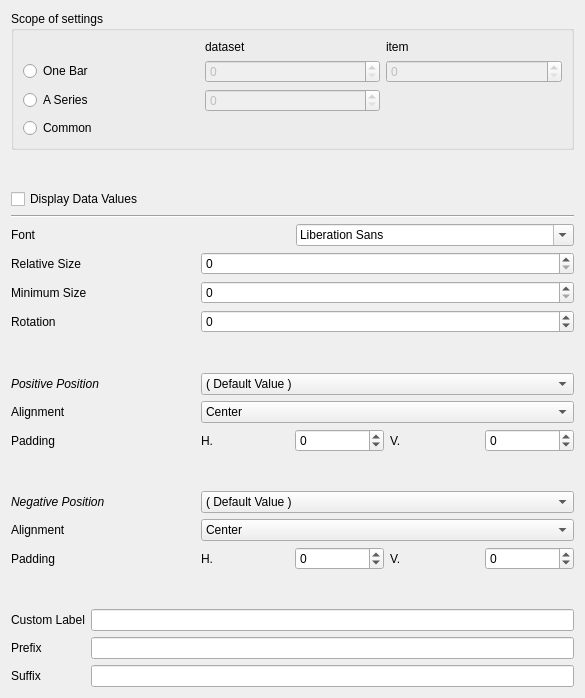
<?xml version="1.0" encoding="UTF-8"?>
<ui version="4.0">
 <class>DataValueSettings</class>
 <widget class="QWidget" name="DataValueSettings">
  <property name="geometry">
   <rect>
    <x>0</x>
    <y>0</y>
    <width>585</width>
    <height>698</height>
   </rect>
  </property>
  <property name="windowTitle">
   <string>Setting up Data Value Texts</string>
  </property>
  <property name="windowIcon">
   <iconset>
    <normaloff>../DataValueTexts</normaloff>../DataValueTexts</iconset>
  </property>
  <layout class="QGridLayout">
   <item row="5" column="2" colspan="4">
    <widget class="QSpinBox" name="relativeSizeSB"/>
   </item>
   <item row="0" column="0" colspan="6">
    <widget class="QGroupBox" name="groupBox">
     <property name="title">
      <string>Scope of settings</string>
     </property>
     <layout class="QGridLayout">
      <item row="0" column="1">
       <widget class="QLabel" name="label">
        <property name="text">
         <string>dataset</string>
        </property>
       </widget>
      </item>
      <item row="0" column="2">
       <widget class="QLabel" name="label_2">
        <property name="text">
         <string>item</string>
        </property>
       </widget>
      </item>
      <item row="1" column="0">
       <widget class="QRadioButton" name="scopeOneBarRB">
        <property name="text">
         <string>One Bar</string>
        </property>
       </widget>
      </item>
      <item row="1" column="1">
       <widget class="QSpinBox" name="scopeBarDatasetSB">
        <property name="enabled">
         <bool>false</bool>
        </property>
        <property name="maximum">
         <number>3</number>
        </property>
       </widget>
      </item>
      <item row="1" column="2">
       <widget class="QSpinBox" name="scopeBarItemSB">
        <property name="enabled">
         <bool>false</bool>
        </property>
        <property name="maximum">
         <number>3</number>
        </property>
       </widget>
      </item>
      <item row="2" column="0">
       <widget class="QRadioButton" name="scopeDatasetRB">
        <property name="text">
         <string>A Series</string>
        </property>
       </widget>
      </item>
      <item row="2" column="1">
       <widget class="QSpinBox" name="scopeDatasetSB">
        <property name="enabled">
         <bool>false</bool>
        </property>
        <property name="maximum">
         <number>3</number>
        </property>
       </widget>
      </item>
      <item row="3" column="0" colspan="2">
       <widget class="QRadioButton" name="scopeCommonRB">
        <property name="text">
         <string>Common</string>
        </property>
       </widget>
      </item>
     </layout>
    </widget>
   </item>
   <item row="1" column="1" colspan="2">
    <spacer>
     <property name="orientation">
      <enum>Qt::Vertical</enum>
     </property>
     <property name="sizeHint" stdset="0">
      <size>
       <width>54</width>
       <height>16</height>
      </size>
     </property>
    </spacer>
   </item>
   <item row="2" column="0" colspan="6">
    <widget class="QCheckBox" name="paintValuesCB">
     <property name="text">
      <string>Display Data Values</string>
     </property>
    </widget>
   </item>
   <item row="3" column="0" colspan="6">
    <widget class="Line" name="line_3">
     <property name="orientation">
      <enum>Qt::Horizontal</enum>
     </property>
    </widget>
   </item>
   <item row="4" column="0" colspan="6">
    <layout class="QHBoxLayout">
     <item>
      <widget class="QLabel" name="barTypeLB">
       <property name="text">
        <string>Font</string>
       </property>
      </widget>
     </item>
     <item>
      <widget class="QFontComboBox" name="fontCombo"/>
     </item>
    </layout>
   </item>
   <item row="5" column="0" colspan="2">
    <widget class="QLabel" name="barOrientationLB_4">
     <property name="text">
      <string>Relative Size</string>
     </property>
    </widget>
   </item>
   <item row="15" column="3">
    <widget class="QSpinBox" name="negPadHoriSB">
     <property name="minimum">
      <number>-1000</number>
     </property>
     <property name="maximum">
      <number>1000</number>
     </property>
     <property name="singleStep">
      <number>100</number>
     </property>
    </widget>
   </item>
   <item row="6" column="0" colspan="2">
    <widget class="QLabel" name="barOrientationLB_3">
     <property name="text">
      <string>Minimum Size</string>
     </property>
    </widget>
   </item>
   <item row="6" column="2" colspan="4">
    <widget class="QSpinBox" name="minimumSizeSB"/>
   </item>
   <item row="7" column="0">
    <widget class="QLabel" name="barOrientationLB_2">
     <property name="text">
      <string>Rotation</string>
     </property>
    </widget>
   </item>
   <item row="7" column="2" colspan="4">
    <widget class="QSpinBox" name="rotationSB">
     <property name="minimum">
      <number>-359</number>
     </property>
     <property name="maximum">
      <number>359</number>
     </property>
     <property name="singleStep">
      <number>15</number>
     </property>
    </widget>
   </item>
   <item row="8" column="1" colspan="2">
    <spacer>
     <property name="orientation">
      <enum>Qt::Vertical</enum>
     </property>
     <property name="sizeHint" stdset="0">
      <size>
       <width>54</width>
       <height>16</height>
      </size>
     </property>
    </spacer>
   </item>
   <item row="9" column="0" colspan="2">
    <widget class="QLabel" name="barOrientationLB">
     <property name="font">
      <font>
       <weight>50</weight>
       <italic>true</italic>
       <bold>false</bold>
      </font>
     </property>
     <property name="text">
      <string>Positive Position</string>
     </property>
    </widget>
   </item>
   <item row="9" column="2" colspan="4">
    <widget class="QComboBox" name="posPosCombo">
     <item>
      <property name="text">
       <string>( Default Value )</string>
      </property>
     </item>
     <item>
      <property name="text">
       <string>Center</string>
      </property>
     </item>
     <item>
      <property name="text">
       <string>NorthEast</string>
      </property>
     </item>
     <item>
      <property name="text">
       <string>North</string>
      </property>
     </item>
     <item>
      <property name="text">
       <string>NorthWest</string>
      </property>
     </item>
     <item>
      <property name="text">
       <string>West</string>
      </property>
     </item>
     <item>
      <property name="text">
       <string>SouthWest</string>
      </property>
     </item>
     <item>
      <property name="text">
       <string>South</string>
      </property>
     </item>
     <item>
      <property name="text">
       <string>SouthEast</string>
      </property>
     </item>
     <item>
      <property name="text">
       <string>East</string>
      </property>
     </item>
    </widget>
   </item>
   <item row="10" column="0" colspan="2">
    <widget class="QLabel" name="barOrientationLB_7">
     <property name="text">
      <string>Alignment</string>
     </property>
    </widget>
   </item>
   <item row="10" column="2" colspan="4">
    <widget class="QComboBox" name="posAlignCombo">
     <item>
      <property name="text">
       <string>Center</string>
      </property>
     </item>
     <item>
      <property name="text">
       <string>BottomLeft</string>
      </property>
     </item>
     <item>
      <property name="text">
       <string>Bottom</string>
      </property>
     </item>
     <item>
      <property name="text">
       <string>BottomRight</string>
      </property>
     </item>
     <item>
      <property name="text">
       <string>Right</string>
      </property>
     </item>
     <item>
      <property name="text">
       <string>TopRight</string>
      </property>
     </item>
     <item>
      <property name="text">
       <string>Top</string>
      </property>
     </item>
     <item>
      <property name="text">
       <string>TopLeft</string>
      </property>
     </item>
     <item>
      <property name="text">
       <string>Left</string>
      </property>
     </item>
    </widget>
   </item>
   <item row="11" column="0" colspan="2">
    <widget class="QLabel" name="barOrientationLB_6">
     <property name="text">
      <string>Padding</string>
     </property>
    </widget>
   </item>
   <item row="11" column="2">
    <widget class="QLabel" name="barOrientationLB_9">
     <property name="text">
      <string>H.</string>
     </property>
    </widget>
   </item>
   <item row="11" column="3">
    <widget class="QSpinBox" name="posPadHoriSB">
     <property name="minimum">
      <number>-1000</number>
     </property>
     <property name="maximum">
      <number>1000</number>
     </property>
     <property name="singleStep">
      <number>100</number>
     </property>
    </widget>
   </item>
   <item row="11" column="4">
    <widget class="QLabel" name="barOrientationLB_10">
     <property name="text">
      <string>V.</string>
     </property>
    </widget>
   </item>
   <item row="11" column="5">
    <widget class="QSpinBox" name="posPadVertSB">
     <property name="minimum">
      <number>-1000</number>
     </property>
     <property name="maximum">
      <number>1000</number>
     </property>
     <property name="singleStep">
      <number>100</number>
     </property>
    </widget>
   </item>
   <item row="12" column="0" colspan="2">
    <spacer>
     <property name="orientation">
      <enum>Qt::Vertical</enum>
     </property>
     <property name="sizeHint" stdset="0">
      <size>
       <width>54</width>
       <height>16</height>
      </size>
     </property>
    </spacer>
   </item>
   <item row="13" column="0" colspan="2">
    <widget class="QLabel" name="barOrientationLB_5">
     <property name="font">
      <font>
       <italic>true</italic>
      </font>
     </property>
     <property name="text">
      <string>Negative Position</string>
     </property>
    </widget>
   </item>
   <item row="13" column="2" colspan="4">
    <widget class="QComboBox" name="negPosCombo">
     <item>
      <property name="text">
       <string>( Default Value )</string>
      </property>
     </item>
     <item>
      <property name="text">
       <string>Center</string>
      </property>
     </item>
     <item>
      <property name="text">
       <string>NorthEast</string>
      </property>
     </item>
     <item>
      <property name="text">
       <string>North</string>
      </property>
     </item>
     <item>
      <property name="text">
       <string>NorthWest</string>
      </property>
     </item>
     <item>
      <property name="text">
       <string>West</string>
      </property>
     </item>
     <item>
      <property name="text">
       <string>SouthWest</string>
      </property>
     </item>
     <item>
      <property name="text">
       <string>South</string>
      </property>
     </item>
     <item>
      <property name="text">
       <string>SouthEast</string>
      </property>
     </item>
     <item>
      <property name="text">
       <string>East</string>
      </property>
     </item>
    </widget>
   </item>
   <item row="14" column="0" colspan="2">
    <widget class="QLabel" name="barOrientationLB_8">
     <property name="text">
      <string>Alignment</string>
     </property>
    </widget>
   </item>
   <item row="14" column="2" colspan="4">
    <widget class="QComboBox" name="negAlignCombo">
     <item>
      <property name="text">
       <string>Center</string>
      </property>
     </item>
     <item>
      <property name="text">
       <string>BottomLeft</string>
      </property>
     </item>
     <item>
      <property name="text">
       <string>Bottom</string>
      </property>
     </item>
     <item>
      <property name="text">
       <string>BottomRight</string>
      </property>
     </item>
     <item>
      <property name="text">
       <string>Right</string>
      </property>
     </item>
     <item>
      <property name="text">
       <string>TopRight</string>
      </property>
     </item>
     <item>
      <property name="text">
       <string>Top</string>
      </property>
     </item>
     <item>
      <property name="text">
       <string>TopLeft</string>
      </property>
     </item>
     <item>
      <property name="text">
       <string>Left</string>
      </property>
     </item>
    </widget>
   </item>
   <item row="15" column="0" colspan="2">
    <widget class="QLabel" name="barOrientationLB_11">
     <property name="text">
      <string>Padding</string>
     </property>
    </widget>
   </item>
   <item row="15" column="2">
    <widget class="QLabel" name="barOrientationLB_12">
     <property name="text">
      <string>H.</string>
     </property>
    </widget>
   </item>
   <item row="15" column="4">
    <widget class="QLabel" name="barOrientationLB_13">
     <property name="text">
      <string>V.</string>
     </property>
    </widget>
   </item>
   <item row="15" column="5">
    <widget class="QSpinBox" name="negPadVertSB">
     <property name="minimum">
      <number>-1000</number>
     </property>
     <property name="maximum">
      <number>1000</number>
     </property>
     <property name="singleStep">
      <number>100</number>
     </property>
    </widget>
   </item>
   <item row="16" column="1" colspan="2">
    <spacer>
     <property name="orientation">
      <enum>Qt::Vertical</enum>
     </property>
     <property name="sizeHint" stdset="0">
      <size>
       <width>52</width>
       <height>16</height>
      </size>
     </property>
    </spacer>
   </item>
   <item row="17" column="0" colspan="6">
    <layout class="QGridLayout">
     <item row="0" column="0">
      <widget class="QLabel" name="label_3">
       <property name="text">
        <string>Custom Label</string>
       </property>
      </widget>
     </item>
     <item row="0" column="1">
      <widget class="QLineEdit" name="labelLE"/>
     </item>
     <item row="1" column="0">
      <widget class="QLabel" name="label_4">
       <property name="text">
        <string>Prefix</string>
       </property>
      </widget>
     </item>
     <item row="1" column="1">
      <widget class="QLineEdit" name="prefixLE"/>
     </item>
     <item row="2" column="0">
      <widget class="QLabel" name="label_5">
       <property name="text">
        <string>Suffix</string>
       </property>
      </widget>
     </item>
     <item row="2" column="1">
      <widget class="QLineEdit" name="suffixLE"/>
     </item>
    </layout>
   </item>
  </layout>
 </widget>
 <resources/>
 <connections/>
</ui>
